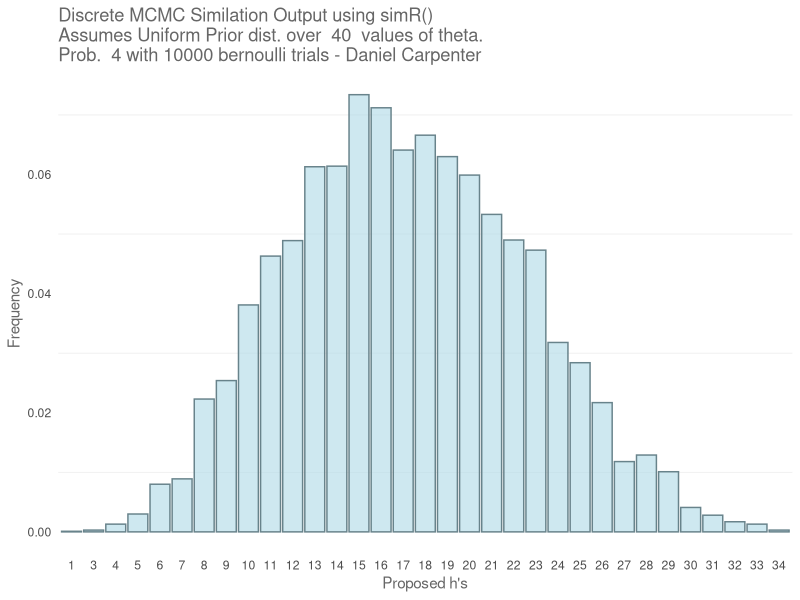
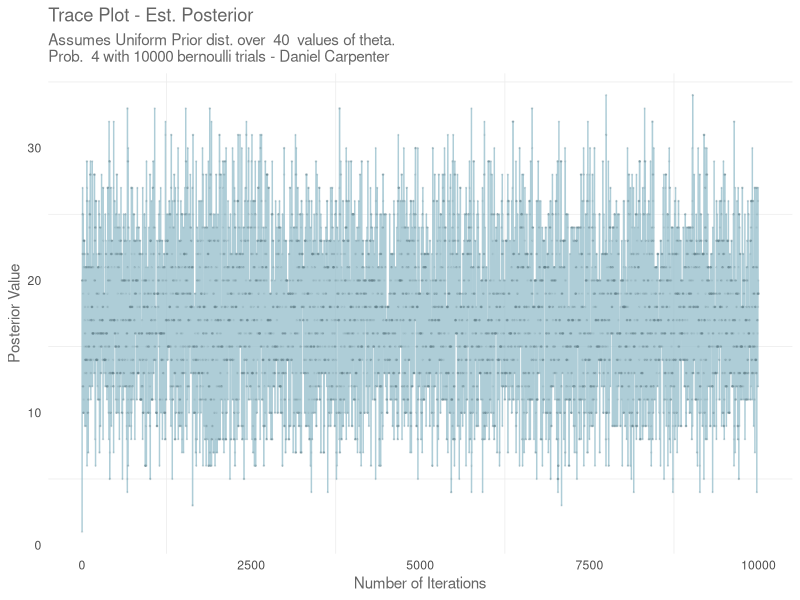
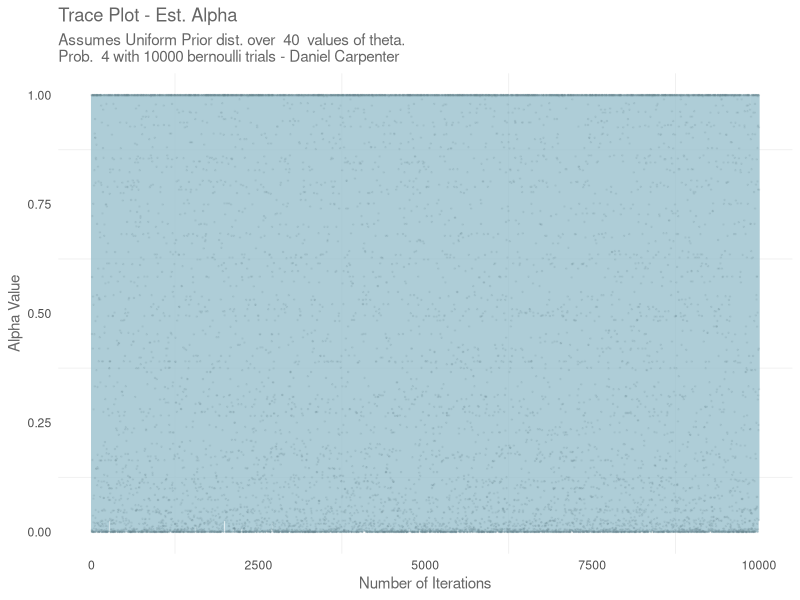
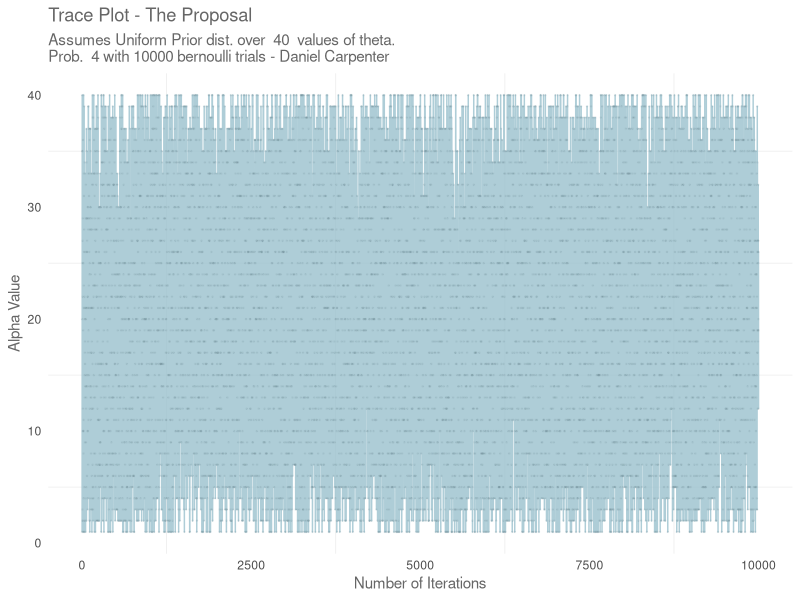

Write the R code that produced these figures, in order.
## ---- chunk 1
# This function makes discrete simulations from a posterior with any number of h values
# n=nu of iterations
# You can embellish this function
mydmcmc <- function(n=10000, h,...){
  alpha<-c() # holds transition probs
  alpha[1]<-1
  u<-c() # holds uniform values
  u[1]<-1
  post<-c()# post sample
  prop<-c() # vec of proposed states 1s and 2s
  prop[1]=1 # initial state
  post[1]=prop[1]
  for(i in 2:n){ # starts at 2 because initial value given above
    # proposal state 
    prop[i]=sample(1:length(h),1,replace=TRUE)
    # calculate alpha
    # notice h[prop[i]] gives the actual value of h
    alpha[i]=min(1,h[prop[i]]/h[post[i-1]])
    # to calculate accepting proposal with prob alpha
    # select a random value from  a uniform (0,1)
    u[i]=runif(1)
    if(u[i]<=alpha[i]){post[i]<-prop[i]}
    else{post[i]<-post[i-1]}
  }
  res<-matrix(c(prop,u,alpha,post ),nc=4,nr=n,byrow=FALSE)
  sim<-table(post)/n
  # windows only works with a pc
  # quartz with macs
  # dev.new(noRStudioGD = TRUE) # or quartz() 
  
  postexact<-h/sum(h)

  
  # PLOTS ======================================================================
  
    require(tidyverse)
    require(ggplot2)
  
  # Create a simple theme for reuse
  myTheme <- theme_minimal() + theme(text = element_text(color = '#666666'),
                                     panel.grid.major = element_blank())
  
  
  # Make the iter vector a data frame
  iterOut <- as.data.frame(res) %>% 
    mutate(numIterations = row_number()) 
  
    
  # Simulation output ------------------------------------------------------
  simPlot <- ggplot(data.frame(sim), 
                    aes(x=post, y = Freq)) + 
    
    # COlumn Chart of the post estimated
    geom_col( fill="lightblue", colour="lightblue4", alpha = 0.6) +
    
    # Line of the Posterior Exactly Calculated
    
    
    
    # Theme
    myTheme + 
    
    # Labels
    labs(title = paste("Discrete MCMC Similation Output using simR()\nAssumes",
                       "Uniform Prior dist. over ", numThetaValues, 
                       " values of theta.\nProb. ", x, 
                       "with", n, "bernoulli trials - Daniel Carpenter"),
         y = "Frequency",
         x = "Proposed h's")
    # Now print the plot
    print(simPlot)
    
    
  
  # Trace Plot  ------------------------------------------------------------
    tracePlot <- ggplot(data=iterOut,
           aes(x=numIterations, y=V4)) +
      
      # Add the lines
      geom_line(color='lightblue3', alpha = 0.8) +
      
      # Add some points
      geom_point(color = 'lightblue4', size = 0.25, alpha = 0.1) + 
      
      # Theme and Labels
      myTheme +
      labs(title = "Trace Plot - Est. Posterior",
           subtitle = paste("Assumes Uniform Prior dist. over ", numThetaValues, 
                            " values of theta.\nProb. ", x, 
                            "with", n, "bernoulli trials - Daniel Carpenter"),
           x = "Number of Iterations",
           y = "Posterior Value")
    
    # Now print the aboce plot
    print(tracePlot)
    
    
  # Show Alpha  -------------------------------------------------------------
    alphaPlot <- ggplot(data=iterOut,
           aes(x=numIterations, y=V3)) +
      
      # Add the lines
      geom_line(color='lightblue3', alpha = 0.8) +
      
      # Add some points
      geom_point(color = 'lightblue4', size = 0.25, alpha = 0.1) + 
      
      # Theme and Labels
      myTheme +
      labs(title = "Trace Plot - Est. Alpha",
           subtitle = paste("Assumes Uniform Prior dist. over ", numThetaValues, 
                            " values of theta.\nProb. ", x, 
                            "with", n, "bernoulli trials - Daniel Carpenter"),
           x = "Number of Iterations",
           y = "Alpha Value")
    
    # Now print the plot
    print(alphaPlot)
    
    
  # Show Alpha  -------------------------------------------------------------
    propOut <- ggplot(data=iterOut,
           aes(x=numIterations, y=V1)) +
      
      # Add the lines
      geom_line(color='lightblue3', alpha = 0.8) +
      
      # Add some points
      geom_point(color = 'lightblue4', size = 0.25, alpha = 0.1) + 
      
      # Theme and Labels
      myTheme +
      labs(title = "Trace Plot - The Proposal",
           subtitle = paste("Assumes Uniform Prior dist. over ", numThetaValues, 
                            " values of theta.\nProb. ", x, 
                            "with", n, "bernoulli trials - Daniel Carpenter"),
           x = "Number of Iterations",
           y = "Alpha Value")
    
    # Now print the plot
    print(propOut)
    
    
  # The returned output is a list 
  # Use obj$ to obtain whatever interests you
  return(list(iter=res,sim=sim,postexact=postexact,post=post) )
}


# Create a function to establish a Uniform Binomial Experiment
getH <- function(numThetaValues, x, n) {
  
  ## Form uniform probability
  theta <- seq(0, 1, length = numThetaValues)
  
  ## Calculate prior assuming uniform distribution
  prior = rep(1/numThetaValues, numThetaValues)
  
  ## Calculate the likelihood
  likelihood  = dbinom(x=x, size=n, prob=theta)
  
  ## Calculate the Prior x the Likelihood
  h <-  prior * likelihood
  
  return(h)
}


# Inputs for getH()
numThetaValues = 40
x = 4
n = 10

# Call mydmcmc and add some extras to the plot
mydmcmcOutput <- mydmcmc(n=10000, h=getH(numThetaValues, x, n))

# Iteration output
head(mydmcmcOutput$iter)

# Simulation output
head(mydmcmcOutput$sim) 

# Actual Posterior
head(mydmcmcOutput$postexact) 

# Estimated Posterior Posterior
head(mydmcmcOutput$post) 
